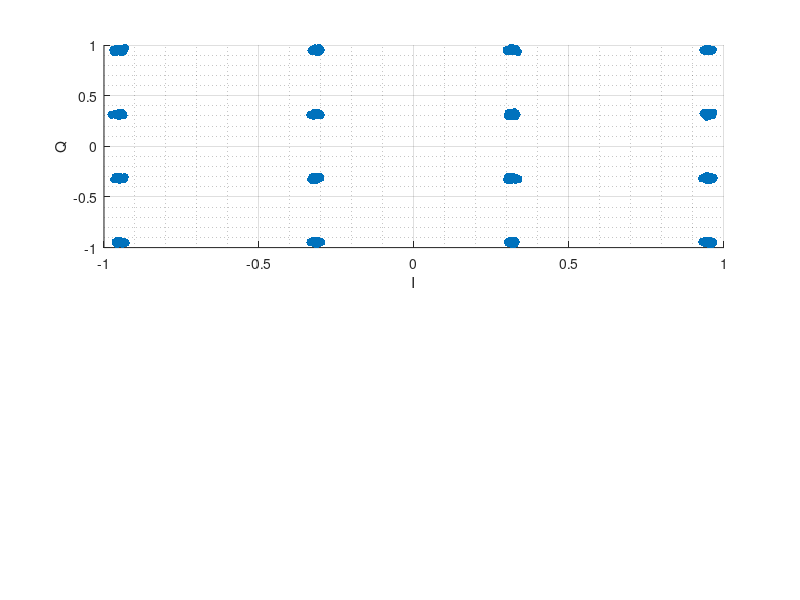

MATLAB code for this plot: (Note: this script raises an error after producing the figure.)
N=4096;
F=1000;
T=1/F;

% creating tx signal
bits = rand(N,1)>0.5;
bitT1 = bits(1:4:N);
bitT2 = bits(2:4:N);
bitT3 = bits(3:4:N);
bitT4 = bits(4:4:N);

Srs = 2*bitT1-1; %-2*bitT1+1
Sra = 2*bitT2+1; % 2*bitT2-3
Sis = 2*bitT3-1;
Sia = 2*bitT4+1;
Si = Srs.*Sra;
Sq = Sis.*Sia;
S = (Si+1i*Sq)/sqrt(10);


Ns=size(S,1);
Ncp=round(Ns/10);
Stx = ifft(fftshift(S));
Scp = Stx(Ns-Ncp+1:Ns);
NewS = cat(1,Scp,Stx);


% noise
snr = [70:-0.5:-20];
N0 = 10.^(-snr./10);
noise = sqrt((N0)/2).*randn(Ns+Ncp,1)+1i*sqrt((N0)/2).*randn(Ns+Ncp,1);

NewS = NewS+noise;

% processing rx signal
Srx = NewS(size(Scp,1)+1:size(Stx,1)+size(Scp,1),:) ;
S2 = fftshift(fft(Srx),1);
bitr = cat(1,real(S2),imag(S2));
bitR1 = bitr(1:size(bitr)/2,:)>0;
bitR2 = abs(bitr(1:size(bitr)/2,:))>2;
bitR3 = bitr(size(bitr)/2+1:size(bitr,1),:)>0;
bitR4 = abs(bitr(size(bitr)/2+1:size(bitr,1),:))>2;
bitRx = zeros(N,size(snr,2));
bitRx(1:4:N,:) = bitR1;
bitRx(2:4:N,:) = bitR2;
bitRx(3:4:N,:) = bitR3;
bitRx(4:4:N,:) = bitR4;

% time and frequancy steps
f=((-N/2:1:(N)/2-1)*F).';
fs=((0:N-1)*F).';
t=((0:Ns-1)*T).';
tcp=((0:Ns+Ncp-1)*T).';


% compare rx and tx
cmp = bits==bitRx(1:N,:);
BER = 1-mean(cmp,1);


%plots
figure (1)
 for i=1:size(snr,2)
    clf;
    subplot(2,1,1)
    hold on
    scatter(real(S2(:,i)),imag(S2(:,i)),'filled');
    grid on
    grid minor
    xlabel('I');
    ylabel('Q');
    title('IQ with SNR',snr(i));
    xlim([-4 4])
    ylim([-4 4])
    hold off
    


    pause(0.05)
 end

figure (2)
    semilogy(snr,BER);
    grid on
    grid minor
    xlabel('SNR,db');
    ylabel('BER');




